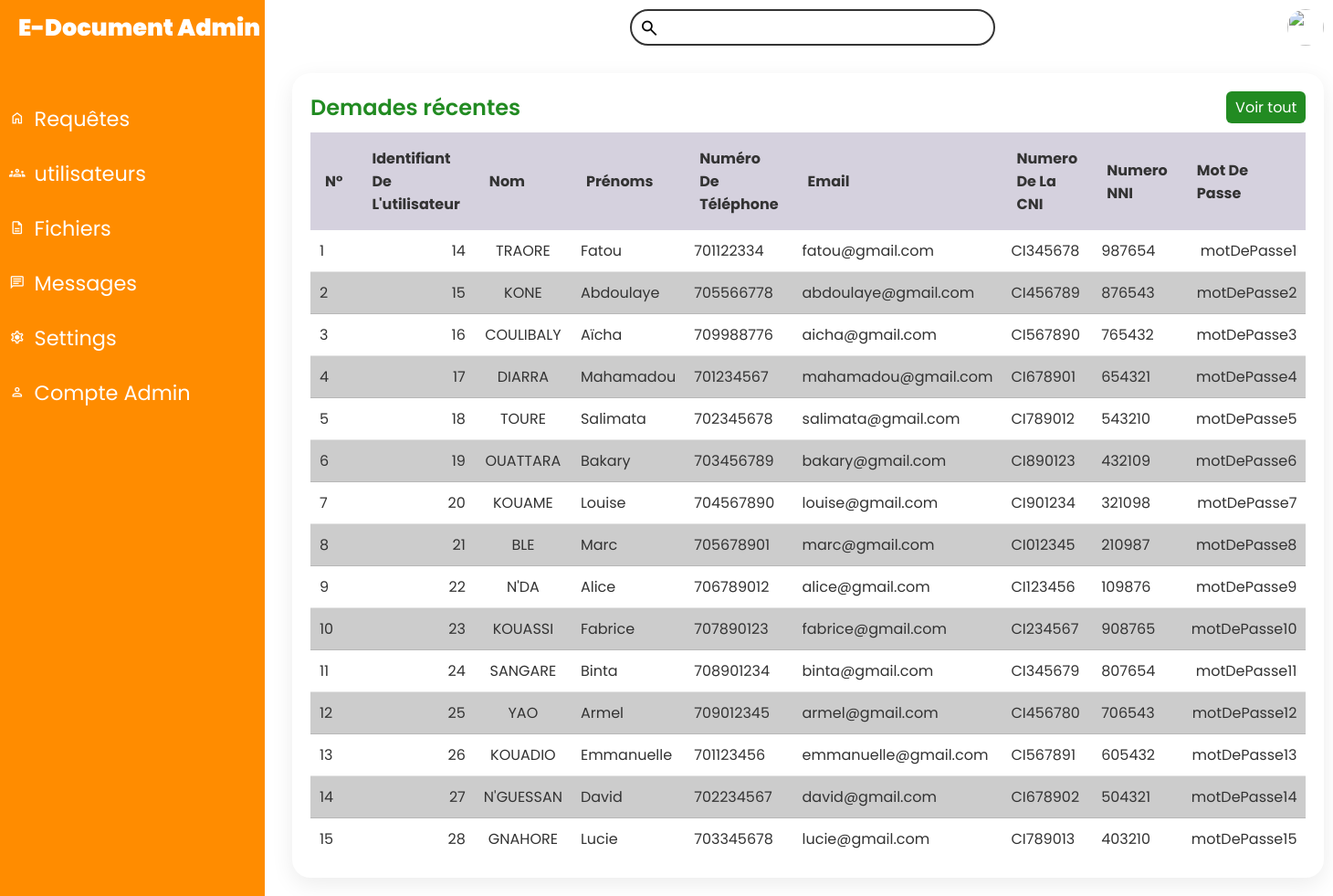
Page /admin/users-list.php on the committed database.
### tables this page shows
CREATE TABLE `users` (
  `id` int(11) NOT NULL,
  `surname` text NOT NULL,
  `firstName` text NOT NULL,
  `number` int(12) NOT NULL,
  `email` text NOT NULL,
  `numCni` text NOT NULL,
  `numNni` int(20) NOT NULL,
  `password` text NOT NULL
);

### admin/screens/table-users.php (the view)
<?php
include("../data/db.php");
$stmt = $bdd->query("SELECT * FROM users");
$users = $stmt->fetchAll(PDO::FETCH_ASSOC);
?>
<table>
                        <thead>
                            <tr>
                            <th>N&deg;</th>
                            <th>Identifiant de l'utilisateur</th>
                        <th>Nom</th>
                        <th>Prénoms</th>
                        <th>Numéro de téléphone</th>
                        <th>email</th>
                        <th>Numero de la CNI</th>
                        <th>Numero NNI</th>
                        <th>Mot de passe</th>
                            </tr>
                        </thead>
                        <tbody>
                        <?php $num = 1; ?>
                        <?php foreach ($users as $user): ?>
                            <tr>
                                <td><?= $num++ ?></td>
                                <td><?= htmlspecialchars($user["id"])?></td>
                                <td><?= htmlspecialchars($user["surname"])?></td>
                                <td><?= htmlspecialchars($user["firstName"])?></td>
                                <td><?= htmlspecialchars($user["number"])?></td>
                                <td><?= htmlspecialchars($user["email"])?></td>
                                <td><?= htmlspecialchars($user["numCni"])?></td>
                                <td><?= htmlspecialchars($user["numNni"])?></td>
                                <td><?= htmlspecialchars($user["password"])?></td>
                            </tr>
                            <?php endforeach; ?>
                        </tbody>
                    </table>

### assets/style/style.css (style rules this page uses)
table, th, td { border-collapse: collapse; padding: 1rem; text-align: left; }
thead th { position: sticky; top: 0; left: 0; background-color: rgba(213, 209, 222, 0.9960784314); cursor: default; text-transform: capitalize; }
tbody tr:nth-child(even) { background-color: #ccc; }
:root { --blue: #2a2185; --white: #fff; --gray: #f5f5f5; --black1: #222; --black2: #999; }
body { min-height: 100vh; overflow-x: hidden; }
.details table { width: 100%; border-collapse: collapse; margin-top: 10px; }
.details .recentOrders table tr { color: #333; border-bottom: 1px solid rgba(0, 0, 0, 0.1); }
.details .recentOrders table tr:last-child { border-bottom: none; }
.details .recentOrders table tr td { padding: 10px; }
.details .recentOrders table tr td:last-child { text-align: end; }
.details .recentOrders table tr td:nth-child(2) { text-align: end; }
.details .recentOrders table tr td:nth-child(3) { text-align: center; }
* { font-family: "Poppins", sans-serif; margin: 0; padding: 0; box-sizing: border-box; }
body { min-height: 100vh; overflow: auto; }

### rows in the picture
users: id "14", surname "TRAORE", firstName "Fatou", number "701122334", email "fatou@gmail.com", numCni "CI345678", numNni "987654", password "motDePasse1"
users: id "15", surname "KONE", firstName "Abdoulaye", number "705566778", email "abdoulaye@gmail.com", numCni "CI456789", numNni "876543", password "motDePasse2"
users: id "16", surname "COULIBALY", firstName "Aïcha", number "709988776", email "aicha@gmail.com", numCni "CI567890", numNni "765432", password "motDePasse3"
users: id "17", surname "DIARRA", firstName "Mahamadou", number "701234567", email "mahamadou@gmail.com", numCni "CI678901", numNni "654321", password "motDePasse4"
users: id "18", surname "TOURE", firstName "Salimata", number "702345678", email "salimata@gmail.com", numCni "CI789012", numNni "543210", password "motDePasse5"
users: id "19", surname "OUATTARA", firstName "Bakary", number "703456789", email "bakary@gmail.com", numCni "CI890123", numNni "432109", password "motDePasse6"
users: id "20", surname "KOUAME", firstName "Louise", number "704567890", email "louise@gmail.com", numCni "CI901234", numNni "321098", password "motDePasse7"
users: id "21", surname "BLE", firstName "Marc", number "705678901", email "marc@gmail.com", numCni "CI012345", numNni "210987", password "motDePasse8"
users: id "22", surname "N'DA", firstName "Alice", number "706789012", email "alice@gmail.com", numCni "CI123456", numNni "109876", password "motDePasse9"
users: id "23", surname "KOUASSI", firstName "Fabrice", number "707890123", email "fabrice@gmail.com", numCni "CI234567", numNni "908765", password "motDePasse10"
users: id "24", surname "SANGARE", firstName "Binta", number "708901234", email "binta@gmail.com", numCni "CI345679", numNni "807654", password "motDePasse11"
users: id "25", surname "YAO", firstName "Armel", number "709012345", email "armel@gmail.com", numCni "CI456780", numNni "706543", password "motDePasse12"
users: id "26", surname "KOUADIO", firstName "Emmanuelle", number "701123456", email "emmanuelle@gmail.com", numCni "CI567891", numNni "605432", password "motDePasse13"
users: id "27", surname "N'GUESSAN", firstName "David", number "702234567", email "david@gmail.com", numCni "CI678902", numNni "504321", password "motDePasse14"
users: id "28", surname "GNAHORE", firstName "Lucie", number "703345678", email "lucie@gmail.com", numCni "CI789013", numNni "403210", password "motDePasse15"
